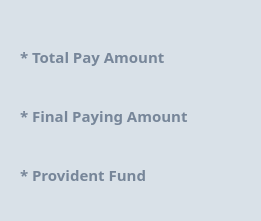
  <widget class="QFrame" name="frame">
   <property name="geometry">
    <rect>
     <x>30</x>
     <y>90</y>
     <width>261</width>
     <height>221</height>
    </rect>
   </property>
   <property name="palette">
    <palette>
     <active>
      <colorrole role="WindowText">
       <brush brushstyle="SolidPattern">
        <color alpha="255">
         <red>119</red>
         <green>134</green>
         <blue>153</blue>
        </color>
       </brush>
      </colorrole>
      <colorrole role="Button">
       <brush brushstyle="SolidPattern">
        <color alpha="255">
         <red>217</red>
         <green>225</green>
         <blue>232</blue>
        </color>
       </brush>
      </colorrole>
      <colorrole role="Text">
       <brush brushstyle="SolidPattern">
        <color alpha="255">
         <red>119</red>
         <green>134</green>
         <blue>153</blue>
        </color>
       </brush>
      </colorrole>
      <colorrole role="ButtonText">
       <brush brushstyle="SolidPattern">
        <color alpha="255">
         <red>119</red>
         <green>134</green>
         <blue>153</blue>
        </color>
       </brush>
      </colorrole>
      <colorrole role="Base">
       <brush brushstyle="SolidPattern">
        <color alpha="255">
         <red>217</red>
         <green>225</green>
         <blue>232</blue>
        </color>
       </brush>
      </colorrole>
      <colorrole role="Window">
       <brush brushstyle="SolidPattern">
        <color alpha="255">
         <red>217</red>
         <green>225</green>
         <blue>232</blue>
        </color>
       </brush>
      </colorrole>
      <colorrole role="Highlight">
       <brush brushstyle="SolidPattern">
        <color alpha="255">
         <red>155</red>
         <green>174</green>
         <blue>200</blue>
        </color>
       </brush>
      </colorrole>
      <colorrole role="PlaceholderText">
       <brush brushstyle="SolidPattern">
        <color alpha="128">
         <red>119</red>
         <green>134</green>
         <blue>153</blue>
        </color>
       </brush>
      </colorrole>
     </active>
     <inactive>
      <colorrole role="WindowText">
       <brush brushstyle="SolidPattern">
        <color alpha="255">
         <red>119</red>
         <green>134</green>
         <blue>153</blue>
        </color>
       </brush>
      </colorrole>
      <colorrole role="Button">
       <brush brushstyle="SolidPattern">
        <color alpha="255">
         <red>217</red>
         <green>225</green>
         <blue>232</blue>
        </color>
       </brush>
      </colorrole>
      <colorrole role="Text">
       <brush brushstyle="SolidPattern">
        <color alpha="255">
         <red>119</red>
         <green>134</green>
         <blue>153</blue>
        </color>
       </brush>
      </colorrole>
      <colorrole role="ButtonText">
       <brush brushstyle="SolidPattern">
        <color alpha="255">
         <red>119</red>
         <green>134</green>
         <blue>153</blue>
        </color>
       </brush>
      </colorrole>
      <colorrole role="Base">
       <brush brushstyle="SolidPattern">
        <color alpha="255">
         <red>217</red>
         <green>225</green>
         <blue>232</blue>
        </color>
       </brush>
      </colorrole>
      <colorrole role="Window">
       <brush brushstyle="SolidPattern">
        <color alpha="255">
         <red>217</red>
         <green>225</green>
         <blue>232</blue>
        </color>
       </brush>
      </colorrole>
      <colorrole role="Highlight">
       <brush brushstyle="SolidPattern">
        <color alpha="255">
         <red>155</red>
         <green>174</green>
         <blue>200</blue>
        </color>
       </brush>
      </colorrole>
      <colorrole role="PlaceholderText">
       <brush brushstyle="SolidPattern">
        <color alpha="128">
         <red>119</red>
         <green>134</green>
         <blue>153</blue>
        </color>
       </brush>
      </colorrole>
     </inactive>
     <disabled>
      <colorrole role="WindowText">
       <brush brushstyle="SolidPattern">
        <color alpha="255">
         <red>120</red>
         <green>120</green>
         <blue>120</blue>
        </color>
       </brush>
      </colorrole>
      <colorrole role="Button">
       <brush brushstyle="SolidPattern">
        <color alpha="255">
         <red>217</red>
         <green>225</green>
         <blue>232</blue>
        </color>
       </brush>
      </colorrole>
      <colorrole role="Text">
       <brush brushstyle="SolidPattern">
        <color alpha="255">
         <red>120</red>
         <green>120</green>
         <blue>120</blue>
        </color>
       </brush>
      </colorrole>
      <colorrole role="ButtonText">
       <brush brushstyle="SolidPattern">
        <color alpha="255">
         <red>120</red>
         <green>120</green>
         <blue>120</blue>
        </color>
       </brush>
      </colorrole>
      <colorrole role="Base">
       <brush brushstyle="SolidPattern">
        <color alpha="255">
         <red>217</red>
         <green>225</green>
         <blue>232</blue>
        </color>
       </brush>
      </colorrole>
      <colorrole role="Window">
       <brush brushstyle="SolidPattern">
        <color alpha="255">
         <red>217</red>
         <green>225</green>
         <blue>232</blue>
        </color>
       </brush>
      </colorrole>
      <colorrole role="Highlight">
       <brush brushstyle="SolidPattern">
        <color alpha="255">
         <red>155</red>
         <green>174</green>
         <blue>200</blue>
        </color>
       </brush>
      </colorrole>
      <colorrole role="PlaceholderText">
       <brush brushstyle="SolidPattern">
        <color alpha="128">
         <red>0</red>
         <green>0</green>
         <blue>0</blue>
        </color>
       </brush>
      </colorrole>
     </disabled>
    </palette>
   </property>
   <property name="font">
    <font>
     <family>Algerian</family>
    </font>
   </property>
   <property name="styleSheet">
    <string notr="true">background-color: rgb(217, 225, 232);
selection-background-color: rgb(155, 174, 200);
border:none;
border-radius:14px;</string>
   </property>
   <property name="frameShape">
    <enum>QFrame::StyledPanel</enum>
   </property>
   <property name="frameShadow">
    <enum>QFrame::Raised</enum>
   </property>
   <widget class="QWidget" name="verticalLayoutWidget">
    <property name="geometry">
     <rect>
      <x>20</x>
      <y>30</y>
      <width>232</width>
      <height>171</height>
     </rect>
    </property>
    <property name="palette">
     <palette>
      <active>
       <colorrole role="WindowText">
        <brush brushstyle="SolidPattern">
         <color alpha="255">
          <red>119</red>
          <green>134</green>
          <blue>153</blue>
         </color>
        </brush>
       </colorrole>
       <colorrole role="Button">
        <brush brushstyle="SolidPattern">
         <color alpha="255">
          <red>217</red>
          <green>225</green>
          <blue>232</blue>
         </color>
        </brush>
       </colorrole>
       <colorrole role="Text">
        <brush brushstyle="SolidPattern">
         <color alpha="255">
          <red>119</red>
          <green>134</green>
          <blue>153</blue>
         </color>
        </brush>
       </colorrole>
       <colorrole role="ButtonText">
        <brush brushstyle="SolidPattern">
         <color alpha="255">
          <red>119</red>
          <green>134</green>
          <blue>153</blue>
         </color>
        </brush>
       </colorrole>
       <colorrole role="Base">
        <brush brushstyle="SolidPattern">
         <color alpha="255">
          <red>217</red>
          <green>225</green>
          <blue>232</blue>
         </color>
        </brush>
       </colorrole>
       <colorrole role="Window">
        <brush brushstyle="SolidPattern">
         <color alpha="255">
          <red>217</red>
          <green>225</green>
          <blue>232</blue>
         </color>
        </brush>
       </colorrole>
       <colorrole role="Highlight">
        <brush brushstyle="SolidPattern">
         <color alpha="255">
          <red>155</red>
          <green>174</green>
          <blue>200</blue>
         </color>
        </brush>
       </colorrole>
       <colorrole role="PlaceholderText">
        <brush brushstyle="SolidPattern">
         <color alpha="128">
          <red>119</red>
          <green>134</green>
          <blue>153</blue>
         </color>
        </brush>
       </colorrole>
      </active>
      <inactive>
       <colorrole role="WindowText">
        <brush brushstyle="SolidPattern">
         <color alpha="255">
          <red>119</red>
          <green>134</green>
          <blue>153</blue>
         </color>
        </brush>
       </colorrole>
       <colorrole role="Button">
        <brush brushstyle="SolidPattern">
         <color alpha="255">
          <red>217</red>
          <green>225</green>
          <blue>232</blue>
         </color>
        </brush>
       </colorrole>
       <colorrole role="Text">
        <brush brushstyle="SolidPattern">
         <color alpha="255">
          <red>119</red>
          <green>134</green>
          <blue>153</blue>
         </color>
        </brush>
       </colorrole>
       <colorrole role="ButtonText">
        <brush brushstyle="SolidPattern">
         <color alpha="255">
          <red>119</red>
          <green>134</green>
          <blue>153</blue>
         </color>
        </brush>
       </colorrole>
       <colorrole role="Base">
        <brush brushstyle="SolidPattern">
         <color alpha="255">
          <red>217</red>
          <green>225</green>
          <blue>232</blue>
         </color>
        </brush>
       </colorrole>
       <colorrole role="Window">
        <brush brushstyle="SolidPattern">
         <color alpha="255">
          <red>217</red>
          <green>225</green>
          <blue>232</blue>
         </color>
        </brush>
       </colorrole>
       <colorrole role="Highlight">
        <brush brushstyle="SolidPattern">
         <color alpha="255">
          <red>155</red>
          <green>174</green>
          <blue>200</blue>
         </color>
        </brush>
       </colorrole>
       <colorrole role="PlaceholderText">
        <brush brushstyle="SolidPattern">
         <color alpha="128">
          <red>119</red>
          <green>134</green>
          <blue>153</blue>
         </color>
        </brush>
       </colorrole>
      </inactive>
      <disabled>
       <colorrole role="WindowText">
        <brush brushstyle="SolidPattern">
         <color alpha="255">
          <red>120</red>
          <green>120</green>
          <blue>120</blue>
         </color>
        </brush>
       </colorrole>
       <colorrole role="Button">
        <brush brushstyle="SolidPattern">
         <color alpha="255">
          <red>217</red>
          <green>225</green>
          <blue>232</blue>
         </color>
        </brush>
       </colorrole>
       <colorrole role="Text">
        <brush brushstyle="SolidPattern">
         <color alpha="255">
          <red>120</red>
          <green>120</green>
          <blue>120</blue>
         </color>
        </brush>
       </colorrole>
       <colorrole role="ButtonText">
        <brush brushstyle="SolidPattern">
         <color alpha="255">
          <red>120</red>
          <green>120</green>
          <blue>120</blue>
         </color>
        </brush>
       </colorrole>
       <colorrole role="Base">
        <brush brushstyle="SolidPattern">
         <color alpha="255">
          <red>217</red>
          <green>225</green>
          <blue>232</blue>
         </color>
        </brush>
       </colorrole>
       <colorrole role="Window">
        <brush brushstyle="SolidPattern">
         <color alpha="255">
          <red>217</red>
          <green>225</green>
          <blue>232</blue>
         </color>
        </brush>
       </colorrole>
       <colorrole role="Highlight">
        <brush brushstyle="SolidPattern">
         <color alpha="255">
          <red>155</red>
          <green>174</green>
          <blue>200</blue>
         </color>
        </brush>
       </colorrole>
       <colorrole role="PlaceholderText">
        <brush brushstyle="SolidPattern">
         <color alpha="128">
          <red>0</red>
          <green>0</green>
          <blue>0</blue>
         </color>
        </brush>
       </colorrole>
      </disabled>
     </palette>
    </property>
    <property name="font">
     <font>
      <family>Algerian</family>
     </font>
    </property>
    <layout class="QVBoxLayout" name="verticalLayout">
     <item>
      <widget class="QLabel" name="label">
       <property name="palette">
        <palette>
         <active>
          <colorrole role="WindowText">
           <brush brushstyle="SolidPattern">
            <color alpha="255">
             <red>119</red>
             <green>134</green>
             <blue>153</blue>
            </color>
           </brush>
          </colorrole>
          <colorrole role="Button">
           <brush brushstyle="SolidPattern">
            <color alpha="255">
             <red>217</red>
             <green>225</green>
             <blue>232</blue>
            </color>
           </brush>
          </colorrole>
          <colorrole role="Text">
           <brush brushstyle="SolidPattern">
            <color alpha="255">
             <red>119</red>
             <green>134</green>
             <blue>153</blue>
            </color>
           </brush>
          </colorrole>
          <colorrole role="ButtonText">
           <brush brushstyle="SolidPattern">
            <color alpha="255">
             <red>119</red>
             <green>134</green>
             <blue>153</blue>
            </color>
           </brush>
          </colorrole>
          <colorrole role="Base">
           <brush brushstyle="SolidPattern">
            <color alpha="255">
             <red>217</red>
             <green>225</green>
             <blue>232</blue>
            </color>
           </brush>
          </colorrole>
          <colorrole role="Window">
           <brush brushstyle="SolidPattern">
            <color alpha="255">
             <red>217</red>
             <green>225</green>
             <blue>232</blue>
            </color>
           </brush>
          </colorrole>
          <colorrole role="Highlight">
           <brush brushstyle="SolidPattern">
            <color alpha="255">
             <red>155</red>
             <green>174</green>
             <blue>200</blue>
            </color>
           </brush>
          </colorrole>
          <colorrole role="PlaceholderText">
           <brush brushstyle="SolidPattern">
            <color alpha="128">
             <red>119</red>
             <green>134</green>
             <blue>153</blue>
            </color>
           </brush>
          </colorrole>
         </active>
         <inactive>
          <colorrole role="WindowText">
           <brush brushstyle="SolidPattern">
            <color alpha="255">
             <red>119</red>
             <green>134</green>
             <blue>153</blue>
            </color>
           </brush>
          </colorrole>
          <colorrole role="Button">
           <brush brushstyle="SolidPattern">
            <color alpha="255">
             <red>217</red>
             <green>225</green>
             <blue>232</blue>
            </color>
           </brush>
          </colorrole>
          <colorrole role="Text">
           <brush brushstyle="SolidPattern">
            <color alpha="255">
             <red>119</red>
             <green>134</green>
             <blue>153</blue>
            </color>
           </brush>
          </colorrole>
          <colorrole role="ButtonText">
           <brush brushstyle="SolidPattern">
            <color alpha="255">
             <red>119</red>
             <green>134</green>
             <blue>153</blue>
            </color>
           </brush>
          </colorrole>
          <colorrole role="Base">
           <brush brushstyle="SolidPattern">
            <color alpha="255">
             <red>217</red>
             <green>225</green>
             <blue>232</blue>
            </color>
           </brush>
          </colorrole>
          <colorrole role="Window">
           <brush brushstyle="SolidPattern">
            <color alpha="255">
             <red>217</red>
             <green>225</green>
             <blue>232</blue>
            </color>
           </brush>
          </colorrole>
          <colorrole role="Highlight">
           <brush brushstyle="SolidPattern">
            <color alpha="255">
             <red>155</red>
             <green>174</green>
             <blue>200</blue>
            </color>
           </brush>
          </colorrole>
          <colorrole role="PlaceholderText">
           <brush brushstyle="SolidPattern">
            <color alpha="128">
             <red>119</red>
             <green>134</green>
             <blue>153</blue>
            </color>
           </brush>
          </colorrole>
         </inactive>
         <disabled>
          <colorrole role="WindowText">
           <brush brushstyle="SolidPattern">
            <color alpha="255">
             <red>120</red>
             <green>120</green>
             <blue>120</blue>
            </color>
           </brush>
          </colorrole>
          <colorrole role="Button">
           <brush brushstyle="SolidPattern">
            <color alpha="255">
             <red>217</red>
             <green>225</green>
             <blue>232</blue>
            </color>
           </brush>
          </colorrole>
          <colorrole role="Text">
           <brush brushstyle="SolidPattern">
            <color alpha="255">
             <red>120</red>
             <green>120</green>
             <blue>120</blue>
            </color>
           </brush>
          </colorrole>
          <colorrole role="ButtonText">
           <brush brushstyle="SolidPattern">
            <color alpha="255">
             <red>120</red>
             <green>120</green>
             <blue>120</blue>
            </color>
           </brush>
          </colorrole>
          <colorrole role="Base">
           <brush brushstyle="SolidPattern">
            <color alpha="255">
             <red>217</red>
             <green>225</green>
             <blue>232</blue>
            </color>
           </brush>
          </colorrole>
          <colorrole role="Window">
           <brush brushstyle="SolidPattern">
            <color alpha="255">
             <red>217</red>
             <green>225</green>
             <blue>232</blue>
            </color>
           </brush>
          </colorrole>
          <colorrole role="Highlight">
           <brush brushstyle="SolidPattern">
            <color alpha="255">
             <red>155</red>
             <green>174</green>
             <blue>200</blue>
            </color>
           </brush>
          </colorrole>
          <colorrole role="PlaceholderText">
           <brush brushstyle="SolidPattern">
            <color alpha="128">
             <red>0</red>
             <green>0</green>
             <blue>0</blue>
            </color>
           </brush>
          </colorrole>
         </disabled>
        </palette>
       </property>
       <property name="font">
        <font>
         <family>Algerian</family>
         <pointsize>11</pointsize>
         <weight>75</weight>
         <bold>true</bold>
        </font>
       </property>
       <property name="text">
        <string>* Total Pay Amount</string>
       </property>
      </widget>
     </item>
     <item>
      <widget class="QLabel" name="label_2">
       <property name="palette">
        <palette>
         <active>
          <colorrole role="WindowText">
           <brush brushstyle="SolidPattern">
            <color alpha="255">
             <red>119</red>
             <green>134</green>
             <blue>153</blue>
            </color>
           </brush>
          </colorrole>
          <colorrole role="Button">
           <brush brushstyle="SolidPattern">
            <color alpha="255">
             <red>217</red>
             <green>225</green>
             <blue>232</blue>
            </color>
           </brush>
          </colorrole>
          <colorrole role="Text">
           <brush brushstyle="SolidPattern">
            <color alpha="255">
             <red>119</red>
             <green>134</green>
             <blue>153</blue>
            </color>
           </brush>
          </colorrole>
          <colorrole role="ButtonText">
           <brush brushstyle="SolidPattern">
            <color alpha="255">
             <red>119</red>
             <green>134</green>
             <blue>153</blue>
            </color>
           </brush>
          </colorrole>
          <colorrole role="Base">
           <brush brushstyle="SolidPattern">
            <color alpha="255">
             <red>217</red>
             <green>225</green>
             <blue>232</blue>
            </color>
           </brush>
          </colorrole>
          <colorrole role="Window">
           <brush brushstyle="SolidPattern">
            <color alpha="255">
             <red>217</red>
             <green>225</green>
             <blue>232</blue>
            </color>
           </brush>
          </colorrole>
          <colorrole role="Highlight">
           <brush brushstyle="SolidPattern">
            <color alpha="255">
             <red>155</red>
             <green>174</green>
             <blue>200</blue>
            </color>
           </brush>
          </colorrole>
          <colorrole role="PlaceholderText">
           <brush brushstyle="SolidPattern">
            <color alpha="128">
             <red>119</red>
             <green>134</green>
             <blue>153</blue>
            </color>
           </brush>
          </colorrole>
         </active>
         <inactive>
          <colorrole role="WindowText">
           <brush brushstyle="SolidPattern">
            <color alpha="255">
             <red>119</red>
             <green>134</green>
             <blue>153</blue>
            </color>
           </brush>
          </colorrole>
          <colorrole role="Button">
           <brush brushstyle="SolidPattern">
            <color alpha="255">
             <red>217</red>
             <green>225</green>
             <blue>232</blue>
            </color>
           </brush>
          </colorrole>
          <colorrole role="Text">
           <brush brushstyle="SolidPattern">
            <color alpha="255">
             <red>119</red>
             <green>134</green>
             <blue>153</blue>
            </color>
           </brush>
          </colorrole>
          <colorrole role="ButtonText">
           <brush brushstyle="SolidPattern">
            <color alpha="255">
             <red>119</red>
             <green>134</green>
             <blue>153</blue>
            </color>
           </brush>
          </colorrole>
          <colorrole role="Base">
           <brush brushstyle="SolidPattern">
            <color alpha="255">
             <red>217</red>
             <green>225</green>
             <blue>232</blue>
            </color>
           </brush>
          </colorrole>
          <colorrole role="Window">
           <brush brushstyle="SolidPattern">
            <color alpha="255">
             <red>217</red>
             <green>225</green>
             <blue>232</blue>
            </color>
           </brush>
          </colorrole>
          <colorrole role="Highlight">
           <brush brushstyle="SolidPattern">
            <color alpha="255">
             <red>155</red>
             <green>174</green>
             <blue>200</blue>
            </color>
           </brush>
          </colorrole>
          <colorrole role="PlaceholderText">
           <brush brushstyle="SolidPattern">
            <color alpha="128">
             <red>119</red>
             <green>134</green>
             <blue>153</blue>
            </color>
           </brush>
          </colorrole>
         </inactive>
         <disabled>
          <colorrole role="WindowText">
           <brush brushstyle="SolidPattern">
            <color alpha="255">
             <red>120</red>
             <green>120</green>
             <blue>120</blue>
            </color>
           </brush>
          </colorrole>
          <colorrole role="Button">
           <brush brushstyle="SolidPattern">
            <color alpha="255">
             <red>217</red>
             <green>225</green>
             <blue>232</blue>
            </color>
           </brush>
          </colorrole>
          <colorrole role="Text">
           <brush brushstyle="SolidPattern">
            <color alpha="255">
             <red>120</red>
             <green>120</green>
             <blue>120</blue>
            </color>
           </brush>
          </colorrole>
          <colorrole role="ButtonText">
           <brush brushstyle="SolidPattern">
            <color alpha="255">
             <red>120</red>
             <green>120</green>
             <blue>120</blue>
            </color>
           </brush>
          </colorrole>
          <colorrole role="Base">
           <brush brushstyle="SolidPattern">
            <color alpha="255">
             <red>217</red>
             <green>225</green>
             <blue>232</blue>
            </color>
           </brush>
          </colorrole>
          <colorrole role="Window">
           <brush brushstyle="SolidPattern">
            <color alpha="255">
             <red>217</red>
             <green>225</green>
             <blue>232</blue>
            </color>
           </brush>
          </colorrole>
          <colorrole role="Highlight">
           <brush brushstyle="SolidPattern">
            <color alpha="255">
             <red>155</red>
             <green>174</green>
             <blue>200</blue>
            </color>
           </brush>
          </colorrole>
          <colorrole role="PlaceholderText">
           <brush brushstyle="SolidPattern">
            <color alpha="128">
             <red>0</red>
             <green>0</green>
             <blue>0</blue>
            </color>
           </brush>
          </colorrole>
         </disabled>
        </palette>
       </property>
       <property name="font">
        <font>
         <family>Algerian</family>
         <pointsize>11</pointsize>
         <weight>75</weight>
         <bold>true</bold>
        </font>
       </property>
       <property name="text">
        <string>* Final Paying Amount</string>
       </property>
      </widget>
     </item>
     <item>
      <widget class="QLabel" name="label_3">
       <property name="palette">
        <palette>
         <active>
          <colorrole role="WindowText">
           <brush brushstyle="SolidPattern">
            <color alpha="255">
             <red>119</red>
             <green>134</green>
             <blue>153</blue>
            </color>
           </brush>
          </colorrole>
          <colorrole role="Button">
           <brush brushstyle="SolidPattern">
            <color alpha="255">
             <red>217</red>
             <green>225</green>
             <blue>232</blue>
            </color>
           </brush>
          </colorrole>
          <colorrole role="Text">
           <brush brushstyle="SolidPattern">
            <color alpha="255">
             <red>119</red>
             <green>134</green>
             <blue>153</blue>
            </color>
           </brush>
          </colorrole>
          <colorrole role="ButtonText">
           <brush brushstyle="SolidPattern">
            <color alpha="255">
             <red>119</red>
             <green>134</green>
             <blue>153</blue>
            </color>
           </brush>
          </colorrole>
          <colorrole role="Base">
           <brush brushstyle="SolidPattern">
            <color alpha="255">
             <red>217</red>
             <green>225</green>
             <blue>232</blue>
            </color>
           </brush>
          </colorrole>
          <colorrole role="Window">
           <brush brushstyle="SolidPattern">
            <color alpha="255">
             <red>217</red>
             <green>225</green>
             <blue>232</blue>
            </color>
           </brush>
          </colorrole>
          <colorrole role="Highlight">
           <brush brushstyle="SolidPattern">
            <color alpha="255">
             <red>155</red>
             <green>174</green>
             <blue>200</blue>
            </color>
           </brush>
          </colorrole>
          <colorrole role="PlaceholderText">
           <brush brushstyle="SolidPattern">
            <color alpha="128">
             <red>119</red>
             <green>134</green>
             <blue>153</blue>
            </color>
           </brush>
          </colorrole>
         </active>
         <inactive>
          <colorrole role="WindowText">
           <brush brushstyle="SolidPattern">
            <color alpha="255">
             <red>119</red>
             <green>134</green>
             <blue>153</blue>
            </color>
           </brush>
          </colorrole>
          <colorrole role="Button">
           <brush brushstyle="SolidPattern">
            <color alpha="255">
             <red>217</red>
             <green>225</green>
             <blue>232</blue>
            </color>
           </brush>
          </colorrole>
          <colorrole role="Text">
           <brush brushstyle="SolidPattern">
            <color alpha="255">
             <red>119</red>
             <green>134</green>
             <blue>153</blue>
            </color>
           </brush>
          </colorrole>
          <colorrole role="ButtonText">
           <brush brushstyle="SolidPattern">
            <color alpha="255">
             <red>119</red>
             <green>134</green>
             <blue>153</blue>
            </color>
           </brush>
          </colorrole>
          <colorrole role="Base">
           <brush brushstyle="SolidPattern">
            <color alpha="255">
             <red>217</red>
             <green>225</green>
             <blue>232</blue>
            </color>
           </brush>
          </colorrole>
          <colorrole role="Window">
           <brush brushstyle="SolidPattern">
            <color alpha="255">
             <red>217</red>
             <green>225</green>
             <blue>232</blue>
            </color>
           </brush>
          </colorrole>
          <colorrole role="Highlight">
           <brush brushstyle="SolidPattern">
            <color alpha="255">
             <red>155</red>
             <green>174</green>
             <blue>200</blue>
            </color>
           </brush>
          </colorrole>
          <colorrole role="PlaceholderText">
           <brush brushstyle="SolidPattern">
            <color alpha="128">
             <red>119</red>
             <green>134</green>
             <blue>153</blue>
            </color>
           </brush>
          </colorrole>
         </inactive>
         <disabled>
          <colorrole role="WindowText">
           <brush brushstyle="SolidPattern">
            <color alpha="255">
             <red>120</red>
             <green>120</green>
             <blue>120</blue>
            </color>
           </brush>
          </colorrole>
          <colorrole role="Button">
           <brush brushstyle="SolidPattern">
            <color alpha="255">
             <red>217</red>
             <green>225</green>
             <blue>232</blue>
            </color>
           </brush>
          </colorrole>
          <colorrole role="Text">
           <brush brushstyle="SolidPattern">
            <color alpha="255">
             <red>120</red>
             <green>120</green>
             <blue>120</blue>
            </color>
           </brush>
          </colorrole>
          <colorrole role="ButtonText">
           <brush brushstyle="SolidPattern">
            <color alpha="255">
             <red>120</red>
             <green>120</green>
             <blue>120</blue>
            </color>
           </brush>
          </colorrole>
          <colorrole role="Base">
           <brush brushstyle="SolidPattern">
            <color alpha="255">
             <red>217</red>
             <green>225</green>
             <blue>232</blue>
            </color>
           </brush>
          </colorrole>
          <colorrole role="Window">
           <brush brushstyle="SolidPattern">
            <color alpha="255">
             <red>217</red>
             <green>225</green>
             <blue>232</blue>
            </color>
           </brush>
          </colorrole>
          <colorrole role="Highlight">
           <brush brushstyle="SolidPattern">
            <color alpha="255">
             <red>155</red>
             <green>174</green>
             <blue>200</blue>
            </color>
           </brush>
          </colorrole>
          <colorrole role="PlaceholderText">
           <brush brushstyle="SolidPattern">
            <color alpha="128">
             <red>0</red>
             <green>0</green>
             <blue>0</blue>
            </color>
           </brush>
          </colorrole>
         </disabled>
        </palette>
       </property>
       <property name="font">
        <font>
         <family>Algerian</family>
         <pointsize>11</pointsize>
         <weight>75</weight>
         <bold>true</bold>
        </font>
       </property>
       <property name="text">
        <string>* Provident Fund</string>
       </property>
      </widget>
     </item>
    </layout>
   </widget>
  </widget>
